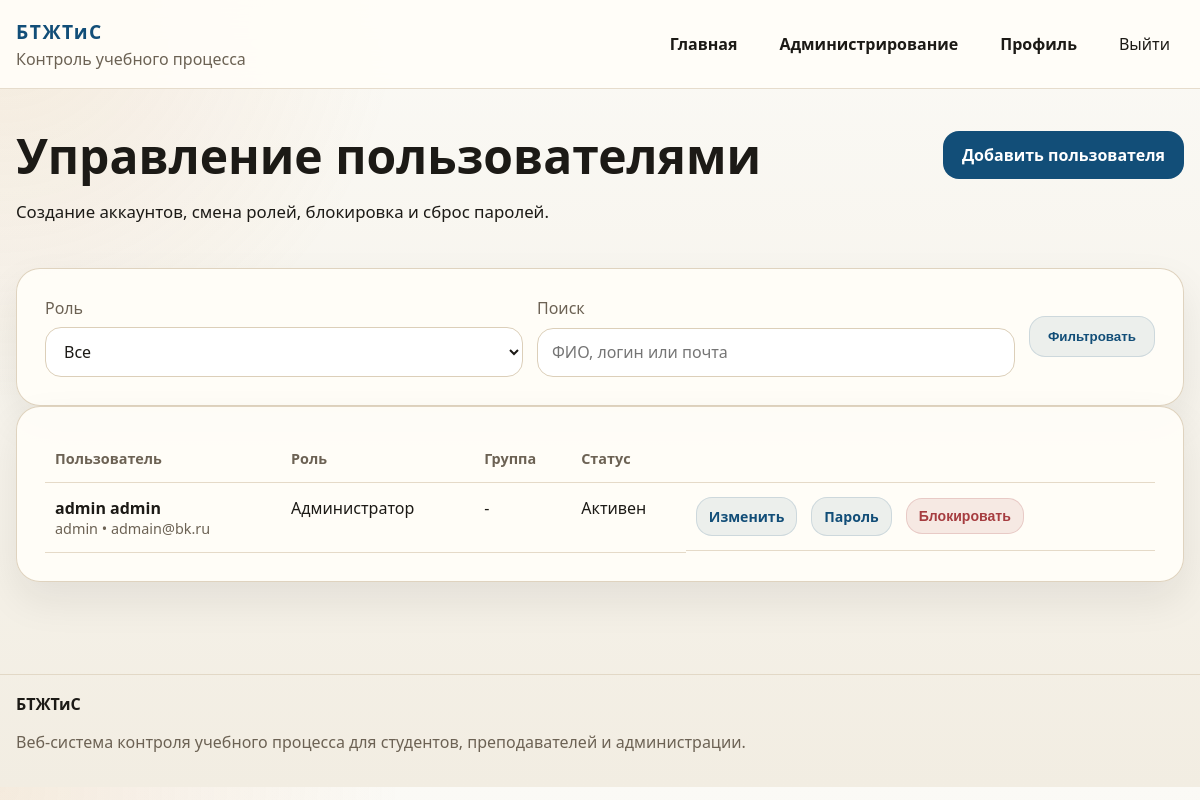
Page /admin-panel/users/ (signed in) on the earlier database version.
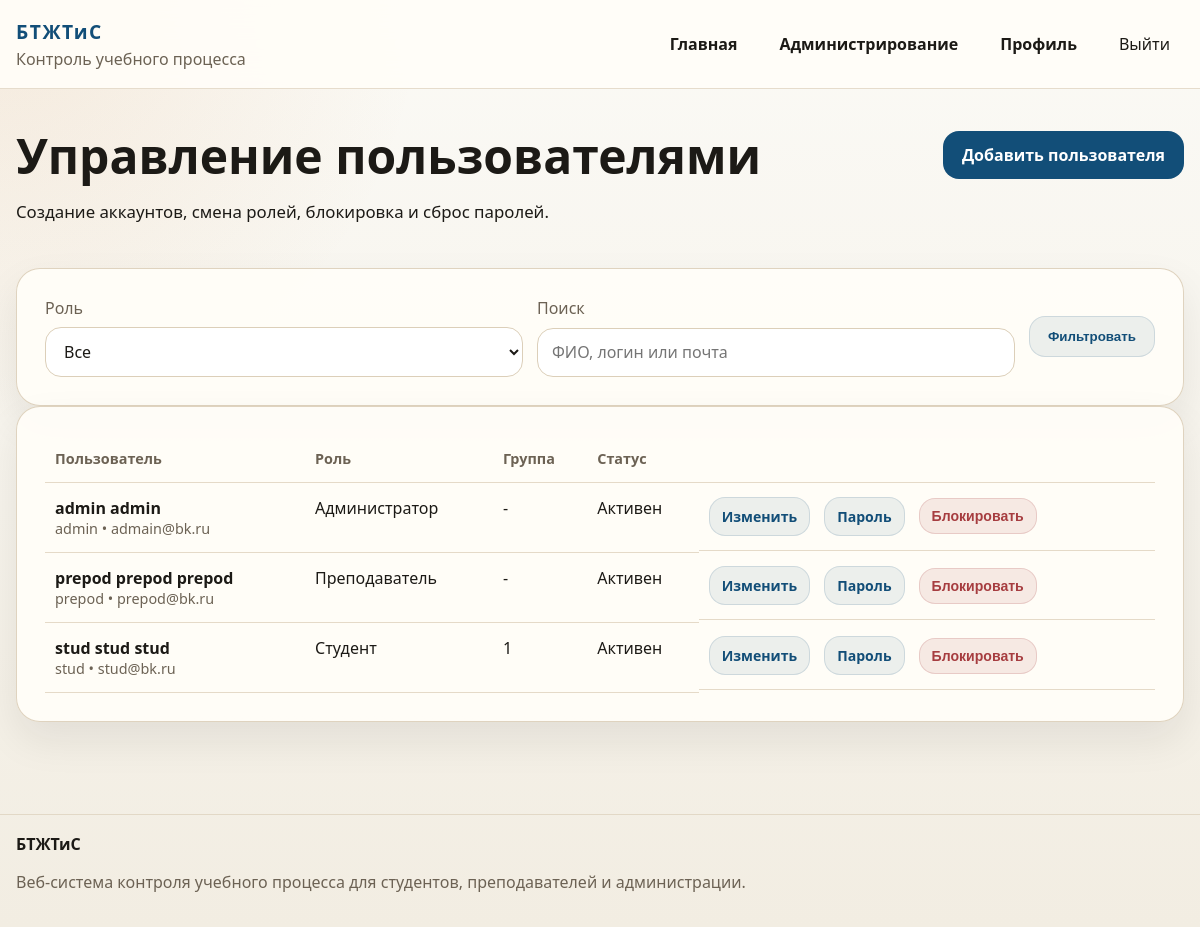
Same page on the later database version.
### education/models.py (models this page shows, shortened)
class User(AbstractUser):
    class Role(models.TextChoices):
        STUDENT = ROLE_STUDENT, "Студент"
        TEACHER = ROLE_TEACHER, "Преподаватель"
        ADMINISTRATOR = ROLE_ADMINISTRATOR, "Администратор"
    email = models.EmailField("Электронная почта", unique=True)
    middle_name = models.CharField("Отчество", max_length=150, blank=True)
    phone = models.CharField("Телефон", max_length=32, blank=True)
    bio = models.TextField("О себе", blank=True)
    role = models.CharField(
        "Роль",
        max_length=20,
        choices=Role.choices,
        default=Role.STUDENT,
    )
    academic_group = models.ForeignKey(
        "AcademicGroup",
        on_delete=models.SET_NULL,
        related_name="students",
        blank=True,
        null=True,
        verbose_name="Учебная группа",
    )
    REQUIRED_FIELDS = ["email", "first_name", "last_name"]
    objects = UserManager()
    class Meta:
        ordering = ["last_name", "first_name", "username"]
        verbose_name = "Пользователь"
        verbose_name_plural = "Пользователи"
    @property
    def full_name(self):
        return " ".join(
            part for part in [self.last_name, self.first_name, self.middle_name] if part
        ) or self.username
    @property
    def is_administrator(self):
        return self.role == self.Role.ADMINISTRATOR or self.is_superuser

class AcademicGroup(models.Model):
    name = models.CharField("Название группы", max_length=50, unique=True)
    description = models.TextField("Описание", blank=True)
    curator = models.ForeignKey(
        settings.AUTH_USER_MODEL,
        on_delete=models.SET_NULL,
        blank=True,
        null=True,
        related_name="curated_groups",
        limit_choices_to={"role": ROLE_TEACHER},
        verbose_name="Куратор",
    )
    class Meta:
        ordering = ["name"]
        verbose_name = "Учебная группа"
        verbose_name_plural = "Учебные группы"
    def __str__(self):
        return self.name

### education/views.py (the view, shortened to what this page needs)
# urls.py: path("admin-panel/users/", views.admin_user_list, name="admin_user_list"),
@role_required(User.Role.ADMINISTRATOR)
def admin_user_list(request):
    users = User.objects.select_related("academic_group").all()
    role = request.GET.get("role")
    search = request.GET.get("search")
    if role:
        users = users.filter(role=role)
    return render(
        request,
        "education/admin_user_list.html",
        {
            "users": users,
            "role": role or "",
            "search": search or "",
            "role_choices": User.Role.choices,
        },
    )

### education/utils.py (called while the page is built)
def role_required(*roles):
    def decorator(view_func):
        @wraps(view_func)
        def _wrapped_view(request, *args, **kwargs):
            if not request.user.is_authenticated:
                return redirect("login")
            if request.user.is_superuser or request.user.role in roles:
                return view_func(request, *args, **kwargs)
            messages.error(request, "У вас нет доступа к данному разделу.")
            return redirect(dashboard_url_for(request.user))
        return _wrapped_view
    return decorator

### templates/education/admin_user_list.html (shortened to what this page needs)
{% extends "base.html" %}
{% block content %}
<section class="section">
    <div class="container">
        <div class="page-head page-head-inline">
            <div>
                <h1>Управление пользователями</h1>
                <p>Создание аккаунтов, смена ролей, блокировка и сброс паролей.</p>
            </div>
            <div class="head-actions">
                <a class="btn btn-primary" href="{% url 'education:admin_user_create' %}">Добавить пользователя</a>
            </div>
        </div>
        <section class="panel">
            <form method="get" class="filters-row">
                <div class="form-field">
                    <label for="role">Роль</label>
                    <select class="form-select" name="role" id="role">
                        <option value="">Все</option>
                    </select>
                </div>
                <div class="form-field grow-field">
                    <label for="search">Поиск</label>
                    <input class="form-control" type="text" name="search" id="search" value="{{ search }}" placeholder="ФИО, логин или почта">
                </div>
                <div class="filters-actions">
                    <button type="submit" class="btn btn-secondary">Фильтровать</button>
                </div>
            </form>
        </section>
        <section class="panel">
            <div class="table-wrap">
                <table class="data-table">
                    <thead>
                        <tr>
                            <th>Пользователь</th>
                            <th>Роль</th>
                            <th>Группа</th>
                            <th>Статус</th>
                            <th></th>
                        </tr>
                    </thead>
                    <tbody>
                        {% for item in users %}
                            <tr>
                                <td>
                                    <strong>{{ item.full_name }}</strong>
                                    <div class="table-muted">{{ item.username }} • {{ item.email }}</div>
                                </td>
                                <td>{{ item.get_role_display }}</td>
                                <td>{{ item.academic_group|default:"-" }}</td>
                                <td>{{ item.is_active|yesno:"Активен,Заблокирован" }}</td>
                                <td class="actions-cell">
                                    <a class="btn btn-secondary btn-small" href="{% url 'education:admin_user_edit' item.pk %}">Изменить</a>
                                    <a class="btn btn-secondary btn-small" href="{% url 'education:admin_user_reset_password' item.pk %}">Пароль</a>
                                    <form method="post" action="{% url 'education:admin_user_toggle_active' item.pk %}">
                                        <button type="submit" class="btn btn-danger btn-small">
                                            {{ item.is_active|yesno:"Блокировать,Разблокировать" }}
                                        </button>
                                    </form>
                                </td>
                            </tr>
                        {% empty %}
                            <tr>
                                <td colspan="5">Пользователи не найдены.</td>
                            </tr>
                        {% endfor %}
                    </tbody>
                </table>
            </div>
        </section>
    </div>
</section>
{% endblock %}

Differences in the rows shown:
added User: full_name "prepod prepod prepod", username "prepod", email "prepod@bk.ru", role "Преподаватель", academic_group "-", is_active "Активен", is_active "Блокировать"
added User: full_name "stud stud stud", username "stud", email "stud@bk.ru", role "Студент", academic_group "1", is_active "Активен", is_active "Блокировать"
